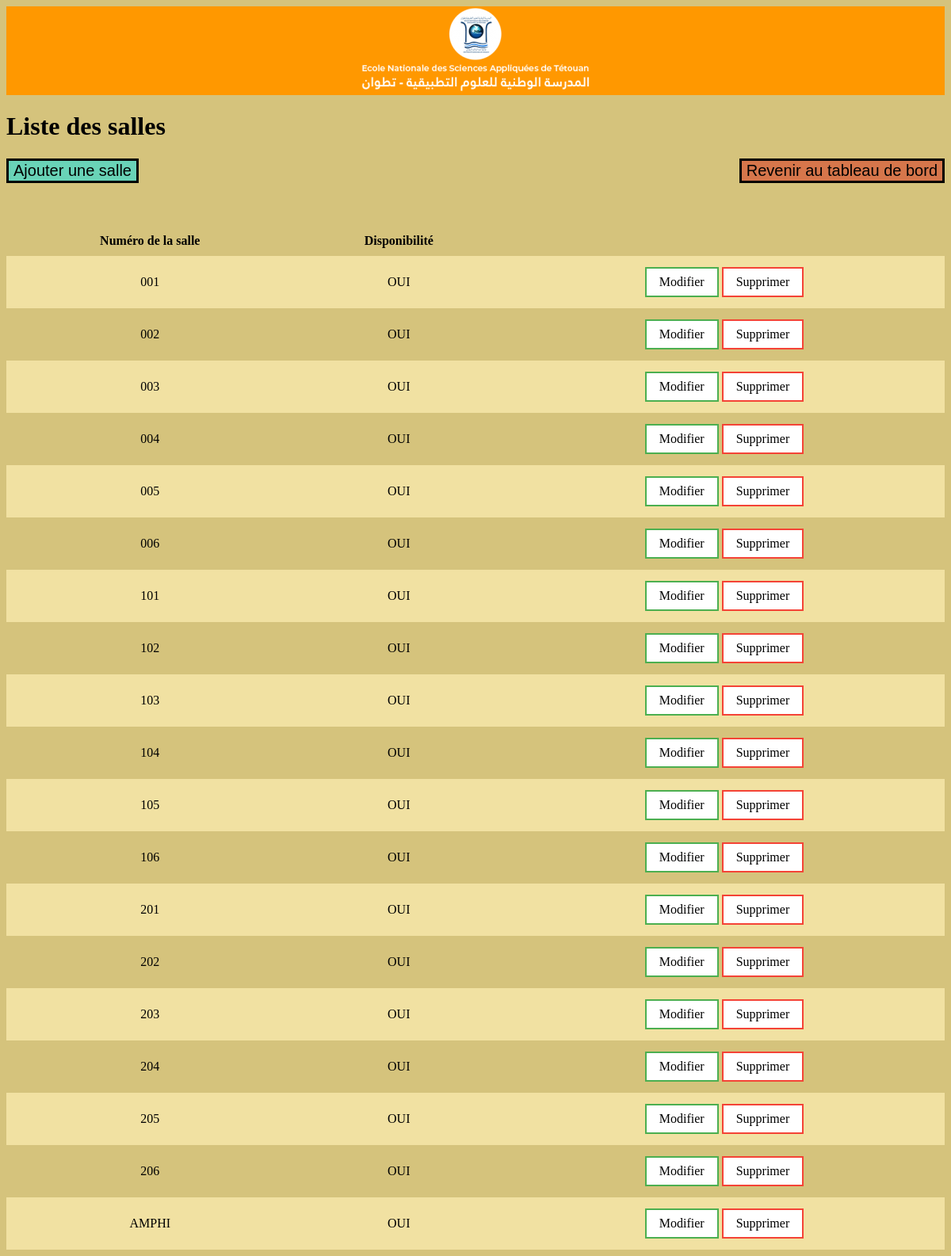
The page /salle/salle.php (signed in) on the database its author committed.
### tables this page shows
CREATE TABLE IF NOT EXISTS `salle` (
  `N` varchar(20) NOT NULL,
  `DISPONIBILITE` int(1) NOT NULL DEFAULT '1',
  PRIMARY KEY (`N`)
);

### salle/salle.php (the view, shortened to what this page needs)
<!DOCTYPE html>
<html lang="en">
<head>
    <link rel="stylesheet" href="../css/table.css" />
</head>
<body>
<div style="background-color: #ff9800;">
      <center><img src="../images/logo-ensa.png" alt=""></center>
    </div>
<h1>Liste des salles</h1> <button onclick="location.href='addsalle.php'" style="background-color: #69D3B7;color: black;border: 3px solid black;font-size: 20px;cursor: pointer;" type="submit">Ajouter une salle</button>
<button onclick="location.href='../dashboard_admin.php'" style="float:right;background-color: #D6764B;color: black;border: 3px solid black;font-size: 20px;cursor: pointer;" type="submit">Revenir au tableau de bord</button>
<div class="container">
   <table class ="table table-bordered table-hover table-stripped">
   <strong> <tr><th>Numéro de la salle</th><th>Disponibilité</th></tr></strong>
        <?php
        include('../session.php');
        $sql = "SELECT * FROM salle";
        $result = mysqli_query($DBConn,$sql);
        while($row = mysqli_fetch_row($result)){
            $n_salle=$row[0];
            $dsp=$row[1];
            if($dsp) $dsp="OUI"; else $dsp="NON";
                echo "</div><tr><td>$n_salle</td><td>$dsp</td>";
				echo"<td>";
				echo "<a href='modifysalle.php?id=$n_salle' class='btn modifier'>Modifier</a>";
                echo "<a href='deletesalle.php?id=$n_salle' class='btn supprimer' onclick='return confirm(\"Etes vous sur de vouloir supprimer cette salle?\")'> Supprimer</a>";
                echo "</tr>";
        }
        ?>
</body>
</html>

### css/table.css (style rules this page uses)
table { border-collapse: collapse; width: 100%; }
th, td { text-align: center; padding: 10px; }
tr:nth-child(even) { background-color: #F1E1A2; }
.btn { background-color: #4CAF50; border: none; color: white; padding: 8px 16px; text-align: center; text-decoration: none; display: inline-block; font-size: 16px; margin: 4px 2px; transition-duration: 0.4s; cursor: pointer; }
.modifier { background-color: white; color: black; border: 2px solid #4CAF50; }
.supprimer { background-color: white; color: black; border: 2px solid #f44336; }

### salle/salle.php (style rules this page uses)
body { background-color: #D5C37C; }

### rows shown on the page
salle: N "001", DISPONIBILITE "OUI"
salle: N "002", DISPONIBILITE "OUI"
salle: N "003", DISPONIBILITE "OUI"
salle: N "004", DISPONIBILITE "OUI"
salle: N "005", DISPONIBILITE "OUI"
salle: N "006", DISPONIBILITE "OUI"
salle: N "101", DISPONIBILITE "OUI"
salle: N "102", DISPONIBILITE "OUI"
salle: N "103", DISPONIBILITE "OUI"
salle: N "104", DISPONIBILITE "OUI"
salle: N "105", DISPONIBILITE "OUI"
salle: N "106", DISPONIBILITE "OUI"
salle: N "201", DISPONIBILITE "OUI"
salle: N "202", DISPONIBILITE "OUI"
salle: N "203", DISPONIBILITE "OUI"
salle: N "204", DISPONIBILITE "OUI"
salle: N "205", DISPONIBILITE "OUI"
salle: N "206", DISPONIBILITE "OUI"
salle: N "AMPHI", DISPONIBILITE "OUI"
